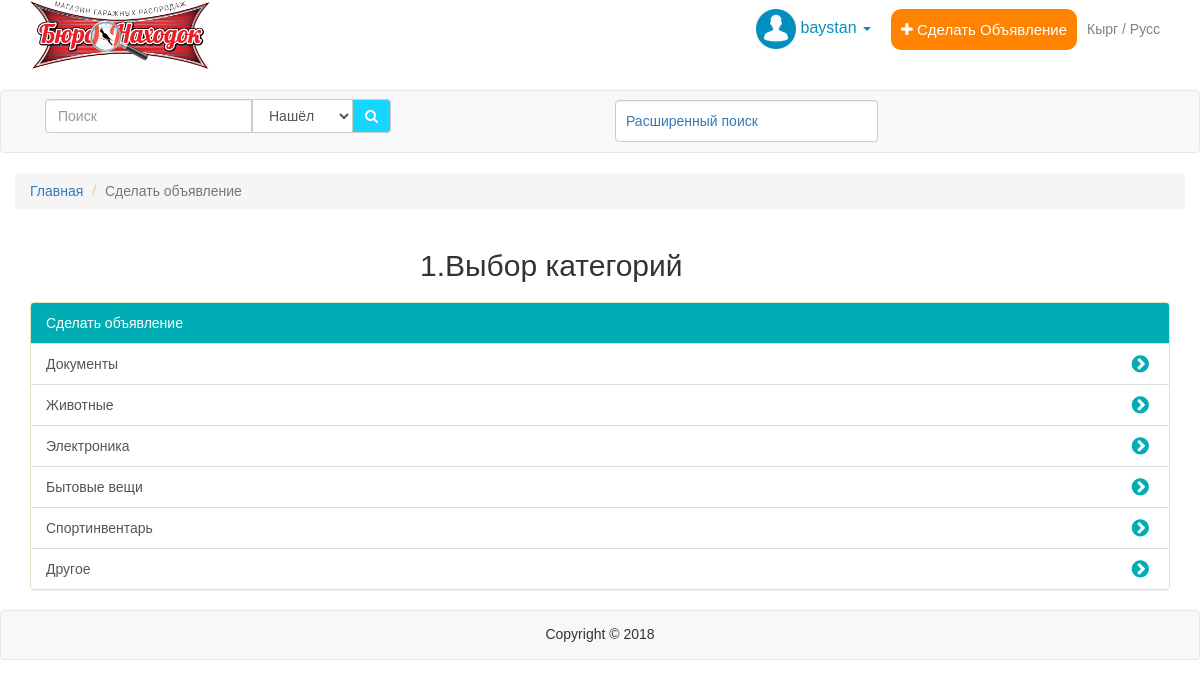
Page /ad.php (signed in) on the committed database.
### tables this page shows
CREATE TABLE IF NOT EXISTS `categories` (
  `id` int(11) NOT NULL AUTO_INCREMENT,
  `name` varchar(250) NOT NULL,
  `found` varchar(250) NOT NULL,
  PRIMARY KEY (`id`)
);

### ad.php (the view, shortened to what this page needs)
<?php
$connection = mysqli_connect("localhost", "root", "", "buronahodok");
mysqli_set_charset($connection,'utf8');
?>
<!DOCTYPE html>
<html>
<head>
  <link  href="css/bootstrap.css" rel="stylesheet">
  <link rel="stylesheet" type="text/css" href="css/style.css">
  <link rel="stylesheet" type="text/css" href="css/font-awesome.min.css">
  <link rel="stylesheet" href="css/animate.css">
</head>
<body>
      <header class="header">
  <nav class="navbar">
    <div class="container">
    <div class="navbar-header">
      <span><img class="logo" src="img/logo.png"></span>
    </div>
    <div class="navbar-form navbar-right">
    <?php
      if(isset($_SESSION['login'])) {
    ?>
    <div class="user_1 btn-group">
      <div class="user" data-toggle="dropdown"><img class="account_icon" src="img/acc.jpg"> <? echo $_SESSION['login'] ?>
      <span class="caret"></span>
      </div>
      <a <? if (isset($_SESSION['login'])) { echo 'href="ad.php"';} else{echo 'href="chek_in.php"';} ?>>
        <div class="ad">
          <p><i class="fa fa-plus"></i> Сделать Объявление</p>
        </div>
      </a>
      <div class="language">
        Кырг / Русс
      </div>
    <?
    }
    else {
      ?>
        <a href="sign_in.php" class="btn btn-primary border" id="login">Войти</a>
      <a href="chek_in.php" class="btn btn-success border" id="reg">Зарегистрироваться</a>
    <?
    }
    ?>
    </div>
  </nav>
</header>
<section class="section1">
  <nav class="navbar navbar-default">
    <div class="container">
      <div class="row">
      <div class="col-md-6 col-sm-6 col-xs-12">
         <form class="navbar-form" action="search.php" method="POST">
            <div class="input-group">
              <input type="text" class="form-control" placeholder="Поиск">
              <div class="input-group-btn">
                <select class="search" name="aa">
                  <option value=1>Нашёл</option>
                  </select>
              </div>
              <div class="input-group-btn">
                <button class="btn btn-default" type="submit" name="seke"><i class="fa fa-search"></i></button>
              </div>
            </div>
          </form>
        </div>
          <div class="col-md-3 col-sm-4 col-xs-12 bot">
            <div class="poisk"><a data-toggle="collapse" href="#collapseTwo">Расширенный поиск</a></div>
          </div>
      </div>
    </div>
  </nav>
</section>
<div class="container">
  <div class="row">
    <ol class="breadcrumb">
      <li><a href="index.php">Главная</a></li>
      <li class="active">Сделать объявление</li>
  </ol>
  </div>
</div>
<div class="container bot">
  <div class="row">
    <div class="col-md-4 col-sm-5 col-xs-6 col-md-offset-4 col-sm-offset-4 col-xs-offset-3"><h2>1.Выбор категорий</h2></div>
  </div>
</div>
<section>
<div class="container">
<div class="row">
<div class="col-ms-12 col-sm-12 col-xs-12">
  <div class="panel panel-success">
    <div class="panel-heading">Сделать объявление</div>
    <ul class="list-group">
      <?php
      $result = mysqli_query($connection, "SELECT * FROM categories");
      while ($row =mysqli_fetch_row($result)) {
        ?>
        <a href="ad2.php?id_categories=<? echo $row[0] ?>" class="list-group-item"><? echo $row[1]; ?><i class="fa fa-chevron-circle-right arrow" aria-hidden="true"></i></a>
        <?
      }
      ?>
    </ul>
  </div>
  </div>
  </div>
</div>
</section>
<footer class="footer">
  <div class="navbar navbar-default">
    <div class="container">
      <div class="row">
        <div class="center"><p>Copyright © 2018</p></div>
      </div>
    </div>
  </div>
</footer>
</body>
</html>

### css/style.css (style rules this page uses)
* { box-sizing: border-box; }
body { font-size: 14px; font-family: Arial, sans-serif; }
img { width: 100% }
ul { padding: 0; margin: 0; }
.panel-success > .panel-heading { background-color:#00ADB5; color: #fff; }
.bot { margin-bottom: 10px }
.logo { width: 180px }
ul { list-style: none; padding: 0; margin: 0 }
.user { font-size: 16px; color: #0290c0; float: left; margin-right: 20px }
.input-group-btn:last-child > .btn { background-color: #15d6ff; color: #fff; }
.search { height: 34px; padding: 6px 12px; font-size: 14px; color: #555; background-color: #fff; border: 1px solid #ccc; float: left; }
.account_icon { width: 40px; }
.ad { float: left; padding: 10px; background-color: #ff8300; border-radius: 10px; font-size: 15px; }
.ad p { margin: 0; padding: 0; color: #fff }
.language { color: grey; padding: 10px; float: left; }
.poisk { display: block; width: 100%; padding: 10px; font-size: 14px; line-height: 1.42857143; color: #555; margin-top: 9px; background-color: #fff; background-image: none; border: 1px solid #ccc; border-radius: 4px; -webkit-box-shadow: inset 0 1px 1px rgba(0, 0, 0, .075); box-shadow: inset 0 1px 1px rgba(0, 0, 0, .075); -webkit-transition: border-color ease-in-out .15s, -webkit-box-shadow ease-in-out .15s; -o-transition: border-color ease-in-out .15s, box-shadow ease-in-out .15s; transition: border-color ease-in-out .15s, box-shadow ease-in-out .15s; }
.user_1 { float: left; }
.center { text-align: center; }
a.list-group-item { overflow: hidden; }
.arrow { position: absolute; right: 20px; transition: 0.5s }
.list-group i { font-size: 20px; color: #00adb5 }
.footer p { margin-top: 13px }
.navbar-default .navbar-form { border: none; }

### rows in the picture
categories: name "Документы"
categories: name "Животные"
categories: name "Электроника"
categories: name "Бытовые вещи"
categories: name "Спортинвентарь"
categories: name "Другое"

### other values in the picture
$_SESSION['login'] "baystan"
